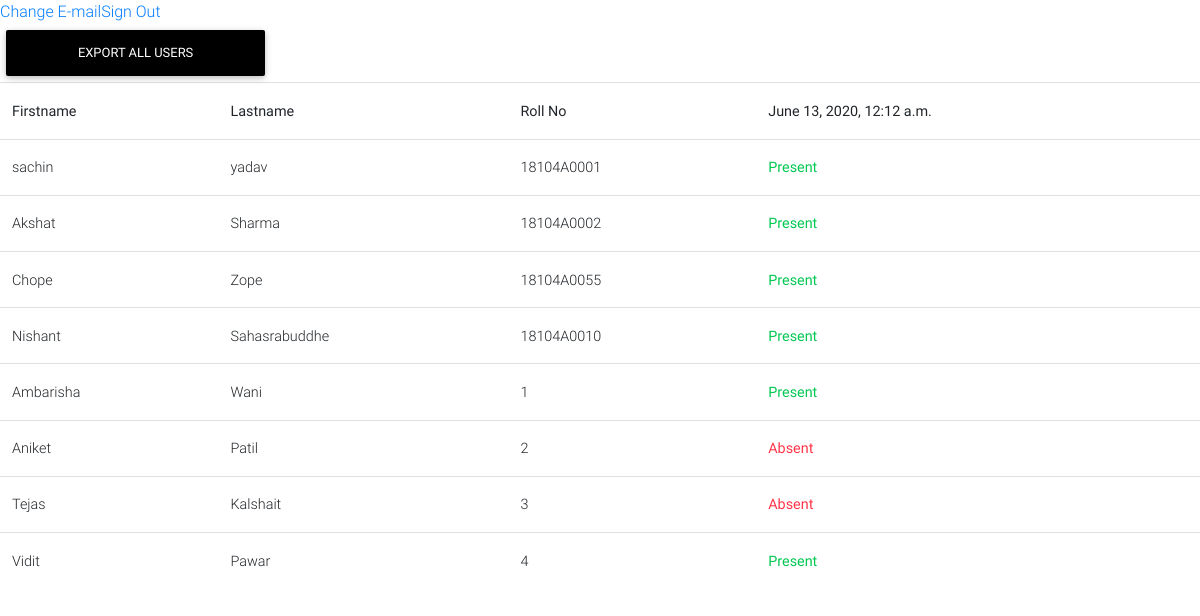
Screenshot of /detailed/1/1 (signed in) with the database file from the repository.
### addentance/models.py (models this page shows, shortened)
class AttendanceTimestamp(models.Model):
    student  = models.ForeignKey('Student',on_delete=models.CASCADE,blank=True, null=True)
    subject = models.ForeignKey('Subject',on_delete=models.CASCADE,blank=True, null=True)
    present = models.BooleanField(default=True)
    timestamp = models.DateTimeField()

class Attendance(models.Model):
    student  = models.ForeignKey('Student',on_delete=models.CASCADE,blank=True, null=True)
    subject = models.ForeignKey('Subject',on_delete=models.SET_NULL,blank=True, null=True)
    detailed_attendance = models.ManyToManyField('AttendanceTimestamp',blank=True)
    not_attended = models.IntegerField(default=0)
    total = models.IntegerField(default=0)

class Student(models.Model):
    first_name  = models.CharField(max_length = 100)
    last_name  = models.CharField(max_length = 100)
    roll_no  = models.CharField(max_length = 100)

### addentance/views.py (the view)
# urls.py: path('detailed/<class_pk>/<subject_pk>', views.DetailedAttendance.as_view(), name="detailed-attendance"),
class DetailedAttendance(LoginRequiredMixin,View):
    def get(self,request,class_pk,subject_pk,*args,**kwargs):
        class_ = Class.objects.get(pk=class_pk)
        teacher = Teacher.objects.get(user= request.user)
        subject = Subject.objects.get(pk=subject_pk)
        if isTeacher(class_,teacher,subject):
            attendances = []
            for student in class_.students.all():
                attend = Attendance.objects.get(student =student,subject=subject)
                attendances.append(attend)
            context = {
                'attendance':attendances,
                'class':class_,
                'subject':subject,
                'last_attendance':attend,
            }
            return render(request,"detailed_atendance.html", context)
        else:
            return redirect('home') #render a error 404 not found template

### addentance/views.py (called while the page is built)
def isTeacher(class_,teacher,subject):
        try:
            teacher_dets  = Teacher_Detail.objects.get(teacher=teacher, subject=subject) #getting the specific teacher detail
        except:
            teacher_dets = None
        if teacher_dets is not None:
            for class__ in teacher_dets.classes.all():
                if class_==class__:
                        return True
        return False

### templates/detailed_atendance.html
{% extends 'base.html' %}
{% block content %}
                <a href="{% url 'export_users_csv' class_pk=class.pk subject_pk=subject.pk %}" class="btn btn-black" style="width:20em">Export all users</a>
                <div class="table-responsive">
                <table class="table table-hover">
                    <tr>
                        <th>Firstname</th>
                        <th>Lastname</th>
                        <th>Roll No</th>
                        {% for time in last_attendance.detailed_attendance.all %}
                                <th>{{time.timestamp}}</th>
                        {% endfor %}
                    </tr>
            {% for student in attendance %}
                <tr>
                    <td>{{student.student.first_name}}</td>
                    <td>{{student.student.last_name}}</td>
                    <td>{{student.student.roll_no}}</td>
                    {% for day in student.detailed_attendance.all  %}
                            {% if day.present %}
                                <td ><a href="{% url 'change-attendance' class_pk=class.pk subject_pk=subject.pk attend_pk=day.pk%}" class="text text-success"><b>Present</b></a></td>
                            {% else %}
                                <td> <a href="{% url 'change-attendance'  class_pk=class.pk subject_pk=subject.pk attend_pk=day.pk%}" class="text text-danger" ><b>Absent</b></a></td>
                            {% endif %}
                    {% endfor %}
                </tr>
            {% endfor %}
                </table>
                </div>
{% endblock content %}

### templates/base.html (style rules this page uses)
html, body, header, .carousel { height: 60vh; }

### rows the page displays
AttendanceTimestamp: timestamp "June 13, 2020, 12:12 a.m.", present "Present"
Attendance: student.first_name "sachin", student.last_name "yadav", student.roll_no "18104A0001"
AttendanceTimestamp: present "Present"
Attendance: student.first_name "Akshat", student.last_name "Sharma", student.roll_no "18104A0002"
AttendanceTimestamp: present "Present"
Attendance: student.first_name "Chope", student.last_name "Zope", student.roll_no "18104A0055"
AttendanceTimestamp: present "Present"
Attendance: student.first_name "Nishant", student.last_name "Sahasrabuddhe", student.roll_no "18104A0010"
AttendanceTimestamp: present "Present"
Attendance: student.first_name "Ambarisha", student.last_name "Wani", student.roll_no "1"
AttendanceTimestamp: present "Present"
Attendance: student.first_name "Aniket", student.last_name "Patil", student.roll_no "2"
AttendanceTimestamp: present "Absent"
Attendance: student.first_name "Tejas", student.last_name "Kalshait", student.roll_no "3"
AttendanceTimestamp: present "Absent"
Attendance: student.first_name "Vidit", student.last_name "Pawar", student.roll_no "4"
